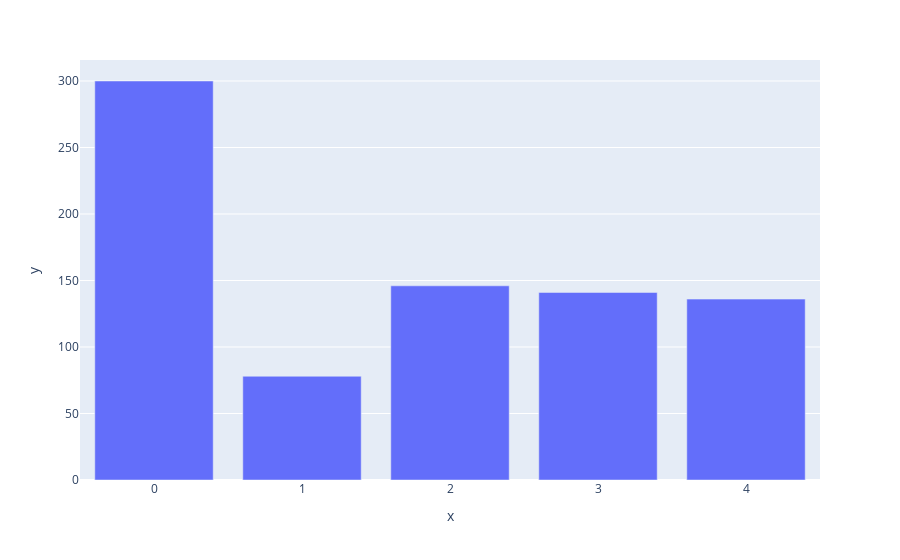

The notebook cell this image was saved under:
### Code cell
pd.Series(y_encoded).value_counts()
px.bar(pd.Series(y_encoded).value_counts(),x=pd.Series(y_encoded).value_counts().index,y=pd.Series(y_encoded).value_counts().values)

### Figure 1 — Plotly figure (JSON) as saved in the notebook; plotly's stock layout.template omitted (floating-point values rounded to 4 significant figures)
{"data": [{"alignmentgroup": "True", "hovertemplate": "x=%{x}<br>y=%{y}<extra></extra>", "legendgroup": "", "marker": {"color": "#636efa", "pattern": {"shape": ""}}, "name": "", "offsetgroup": "", "orientation": "v", "showlegend": false, "textposition": "auto", "type": "bar", "x": [0, 2, 3, 4, 1], "xaxis": "x", "y": [300, 146, 141, 136, 78], "yaxis": "y"}], "layout": {"barmode": "relative", "legend": {"tracegroupgap": 0}, "margin": {"t": 60}, "xaxis": {"anchor": "y", "domain": [0, 1], "title": {"text": "x"}}, "yaxis": {"anchor": "x", "domain": [0, 1], "title": {"text": "y"}}}}
